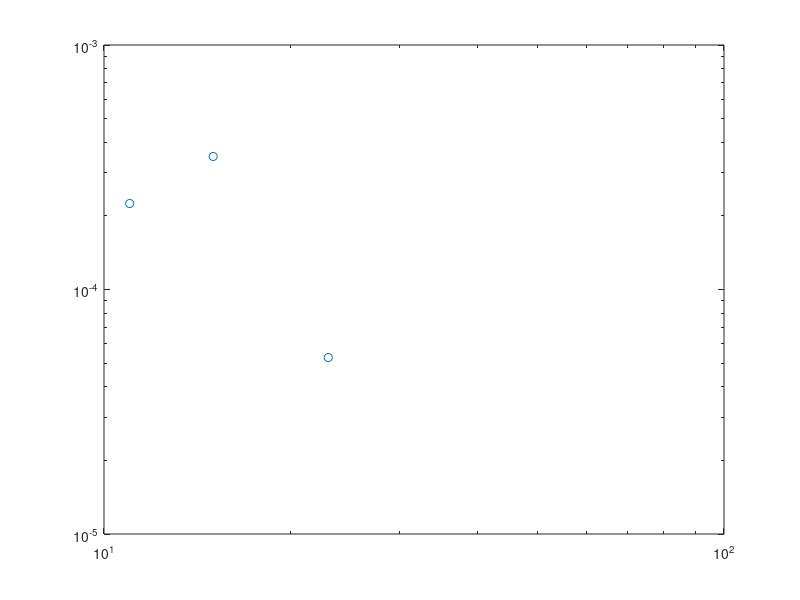

Recreate this plot in MATLAB. (Note: this script raises an error after producing the figure.)
Lx = [24, 32, 40, 48];
distance = [11, 15, 23];
SC = [2.2475e-4, 3.5e-4,5.27e-5];
loglog(distance, SC,'o');hold on;

p = fit(log(distance(2:3)'),log(SC(2:3)'),'poly1');
fprintf('Ksc=%.5f\n',-p.p1);
x = fit_x(1):0.5:fit_x(end);
fl=loglog(distance,exp(p.p2)*distance.^p.p1,'-.');
T=text(8,4.5e-3,['$K_{sc}=',num2str(-p.p1),'$']);
set(T,'Interpreter','latex');set(T,'Fontsize',24);



set(gca,'fontsize',24);
set(gca,'linewidth',1.5);
set(get(gca,'Children'),'linewidth',2); % Set line width 1.5 pounds
xlabel('$x$','Interpreter','latex');
ylabel('singlet pair correlation','Interpreter','latex');
set(get(gca,'XLabel'),'FontSize',24); 
set(get(gca,'YLabel'),'FontSize',24); 
